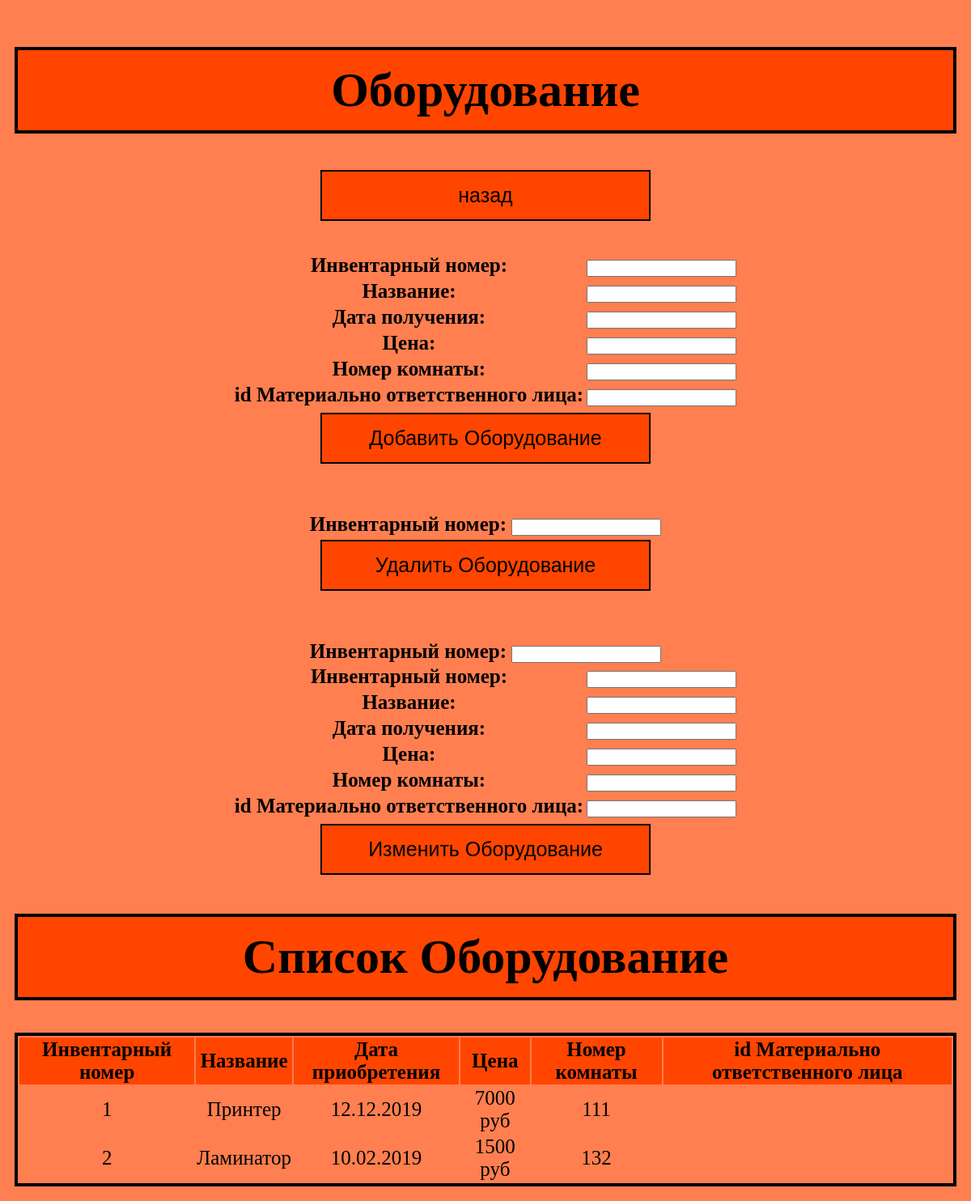
/equipment/, run on an earlier commit of the app's database.
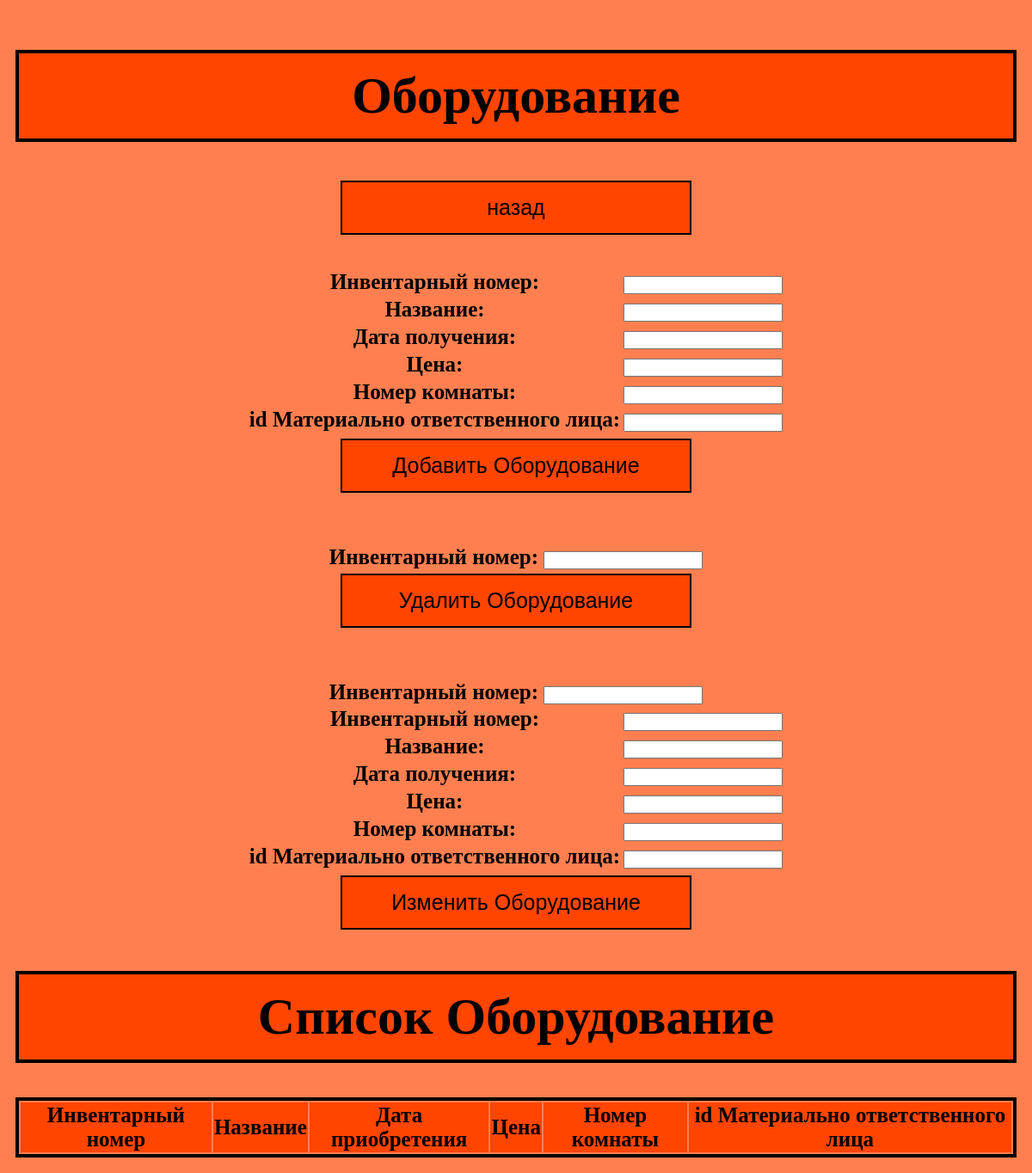
And on a later commit of the database.
### accounting/models.py (models this page shows)
class equipment(models.Model):
    id = models.IntegerField(primary_key=True)
    name = models.CharField(max_length=45)
    acquisition_date = models.CharField(max_length=45)
    cost = models.CharField(max_length=45)
    number_of_the_room = models.CharField(max_length=45)
    mater = models.ForeignKey('materially_responsible_person', on_delete=models.CASCADE, null=True)
    objects = models.Manager()

### accounting/views.py (the view)
# urls.py: path('equipment/', views.index_equipment, name='equipment'),
def index_equipment(request):
    form_b = Addequipment()
    data = equipment.objects.all()
    return render(request, "accounting/Template_equipment.html", {"form":form_b, "data_show":data})

### accounting/forms.py
class Addequipment(forms.Form):
    id = forms.IntegerField(label="Инвентарный номер")
    name = forms.CharField(label="Название")
    acquisition_date = forms.CharField(label="Дата получения")
    cost = forms.CharField(label="Цена")
    number_of_the_room = forms.CharField(label="Номер комнаты")
    mater = forms.CharField(label="id Материально ответственного лица")

### templates/accounting/Template_equipment.html (shortened to what this page needs)
<!DOCTYPE html>
<head>
</head>
<body>
<div id="header" >
        <h1 align="center">Оборудование</h1>
        <h3 align="center"><a href = "{% url 'home' %}"><button class = 'button'>назад</button></a></h3>
</div>
<table align="center">
    <tr>
        <th align="center" width="50%">
    <form method="POST" action="adde/">
        <table>
            {{ form }}
        </table>
        <input class = "button" type="submit" value="Добавить Оборудование">
    </form>
    <br>
    <br>
    <form method="POST" action="dele/">
        <label>Инвентарный номер:</label>
        <input class = "myfield" type= "number" name="delname"><br>
        <input class = "button" type= "submit" value="Удалить Оборудование">
    </form>
    <br>
    <br>
    <form method="POST" action="upe/">
        <label>Инвентарный номер:</label>
        <input class="myfield" type= "number" name="upname"><br>
        <table>
            {{ form }}
        </table>
        <input class = "button" type= "submit" value="Изменить Оборудование">
    </form>
</table>
    <tr>
        <th align="center" width="50%">
        <h1 align="center"> Список Оборудование</h1>
     <table align="center">
    <form method="POST" action="show/">
        <table class='table'>
            <tr align="center" bgcolor="#FF4500">
                <th>Инвентарный номер</th>
                <th>Название</th>
                <th>Дата приобретения</th>
				<th>Цена</th>
				<th>Номер комнаты</th>
                <th>id Материально ответственного лица</th>
            </tr>
        {% for i in data_show %}
            <tr align="center">
                <td>{{ i.id }}</td>
                <td>{{ i.name }}</td>
                <td>{{ i.acquisition_date }}</td>
				<td>{{ i.cost }}</td>
				<td>{{ i.number_of_the_room }}</td>
                <td> <a href="{% url 'materially_responsible_person' %}"> {{ i.mater}} </td>
            </tr>
        {% endfor %}
        </table>
    </form>
</th>
    </tr>
</body>
</html>

What changed in the data, as far as the page shows it:
removed equipment: id "1", name "Принтер", acquisition_date "12.12.2019", cost "7000 руб", number_of_the_room "111"
removed equipment: id "2", name "Ламинатор", acquisition_date "10.02.2019", cost "1500 руб", number_of_the_room "132"
